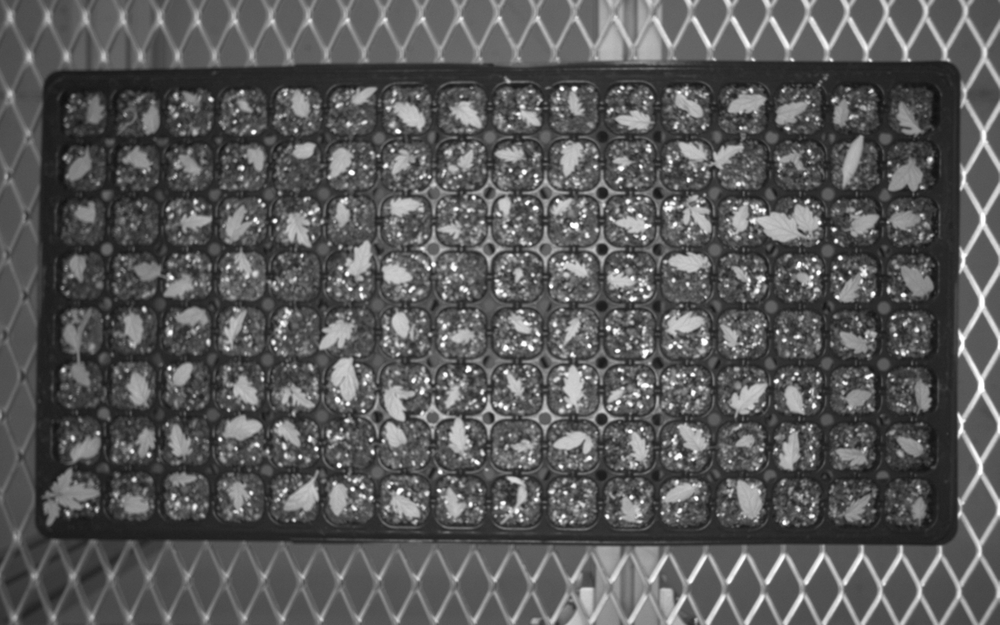
#> input picture divide_auto/220112_test/Pic_2022_01_12_165707_1.bmp, 1000 x 625 px, shrunk from 1920 x 1200 before the run; its folder holds only this picture in this run
$ jupyter execute divide_auto.ipynb   (shell and % lines are left out)
#> lines starting #> are read from the running program, lines starting #| are printed output that depends on the picture
[cell 1]
import cv2
import numpy as np
from glob import glob
import matplotlib.pyplot as plt
import os

[cell 2]
files = glob('C:\\Users\\kimso\\Desktop\\220112_test\\*.bmp')
files

[cell 3]
# 폴더 생성
index = 0
for i in files:

    path = f'C:\\Users\\kimso\\Desktop\\get_germination_rate\\results\\{index}_folder\\'
            #1번이미지
    print(files[index], index)
    img = cv2.imread(files[index])
#> img is the input picture: shape (625, 1000, 3); min 15, max 255, mean 89.9

    h, w = img.shape[:2] # 이게 무슨 뜻일까?
#> h = 625; w = 1000
    h_base = int(h/3)
#> h_base = 208
    w_base = int(w/3)
#> w_base = 333
    for j in range(0,3):
        for x in range(0,3):
            temp = img[j*h_base:(j+1)*h_base,x*w_base:(x+1)*w_base]
            cv2.imwrite(path+f'img_{j}_{x}.png', temp)
#> this loop made 3 passes
#> pass 1, `cv2.imwrite(path+f'img_{j}_{x}.png', temp)`:
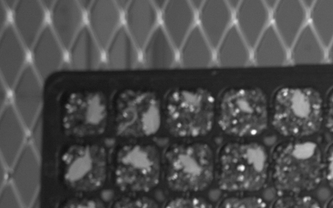
#> saved as img_0_0.png: shape (208, 333, 3); min 15, max 255, mean 77.3
#> pass 1, `cv2.imwrite(path+f'img_{j}_{x}.png', temp)`:
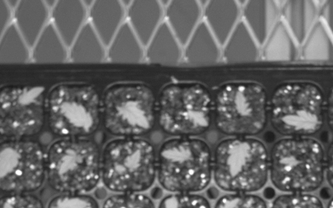
#> saved as img_0_1.png: shape (208, 333, 3); min 24, max 255, mean 99.8
#> pass 1, `cv2.imwrite(path+f'img_{j}_{x}.png', temp)`:
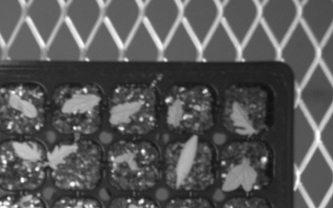
#> saved as img_0_2.png: shape (208, 333, 3); min 15, max 255, mean 88.8
#> pass 2, `cv2.imwrite(path+f'img_{j}_{x}.png', temp)`:
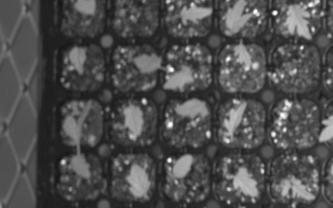
#> saved as img_1_0.png: shape (208, 333, 3); min 22, max 254, mean 78.3


    if not os.path.exists(path):
        os.mkdir(path)
    index += 1

$ run again, on divide_auto/220112_test/Pic_2022_01_12_170344_9.bmp
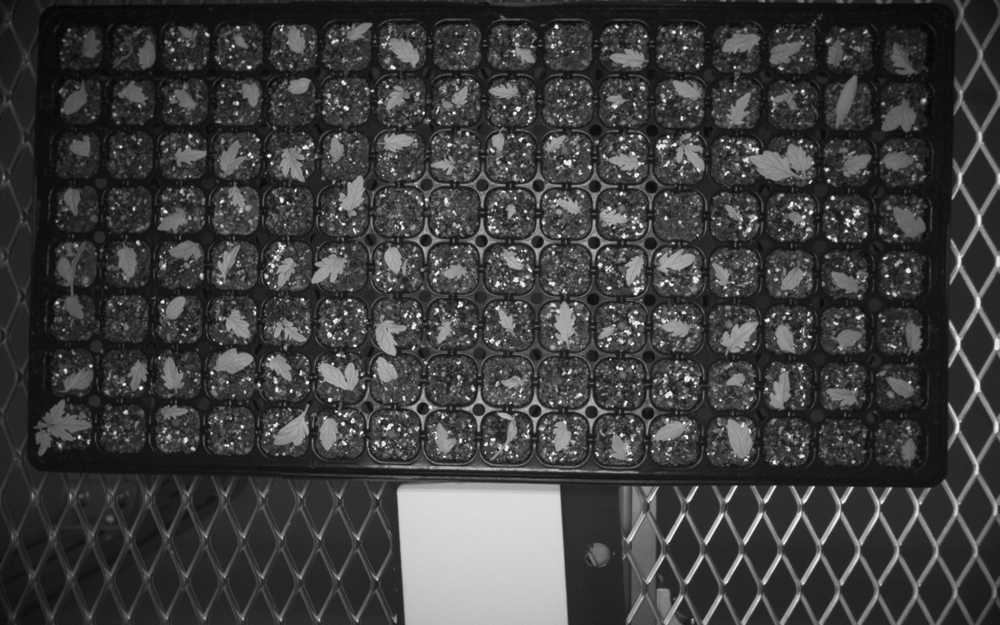
#> input picture divide_auto/220112_test/Pic_2022_01_12_170344_9.bmp, 1000 x 625 px, shrunk from 1920 x 1200 before the run
#> img is the input picture: shape (625, 1000, 3); min 3, max 255, mean 62.2
#> the loop `for j in range(0,3):` made 3 passes
#> pass 1, `cv2.imwrite(path+f'img_{j}_{x}.png', temp)`:
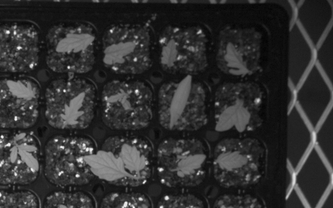
#> saved as img_0_2.png: shape (208, 333, 3); min 4, max 255, mean 48.6
#> pass 2, `cv2.imwrite(path+f'img_{j}_{x}.png', temp)`:
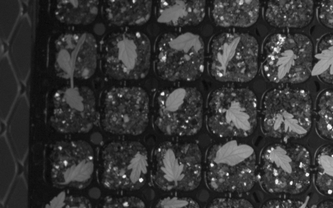
#> saved as img_1_0.png: shape (208, 333, 3); min 7, max 255, mean 53.2
